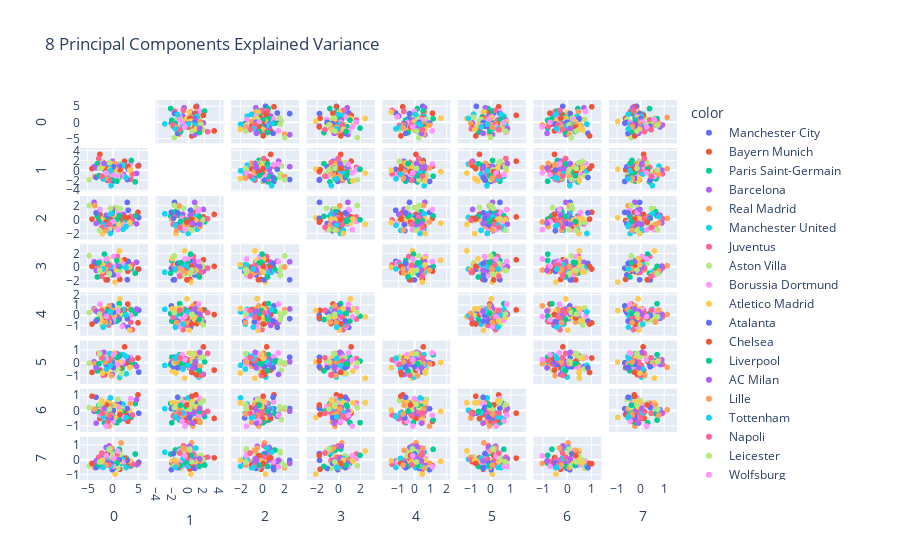

The code cell stored with this chart in its notebook:
### Code cell
fig = px.scatter_matrix(
    pca_8_comp,
    color=df.Team,
    dimensions=range(8),
    #labels=labels,
    title=' 8 Principal Components Explained Variance',
)
fig.update_traces(diagonal_visible=False)
fig.show()
